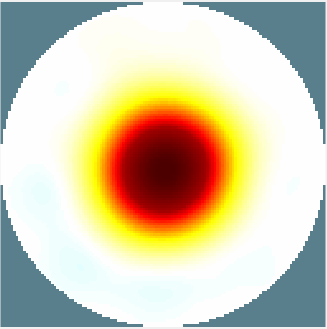
#> input picture image.png, 327 x 329 px
$ python EIT_Amplitude_response_test.py
#> lines starting #> are read from the running program, lines starting #| are printed output that depends on the picture; after the words box and inside, x2 and y2 are one past the last pixel; in counts of white or black regions, pixels touching at a corner belong together
import cv2
import numpy as np
import matplotlib.pyplot as plt

# [42 lines left out: function ROI1, not called in this run]


def ROI2(imglink):


    # === Step 1: Load grayscale image ===
#> called with imglink = 'image.png'
    image_path = imglink  # Replace with your image path
    gray_img = cv2.imread(image_path, cv2.IMREAD_GRAYSCALE)
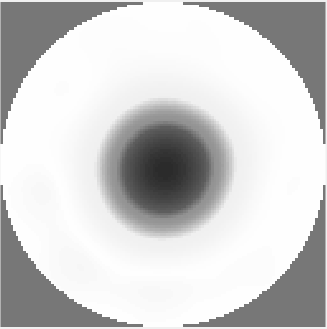
#> gray_img: shape (329, 327); min 43, max 254, mean 205.9

    # === Step 2: Normalize grayscale to range [0, 10] ===
    img_scaled = cv2.normalize(gray_img.astype('float32'), None, alpha=0, beta=10, norm_type=cv2.NORM_MINMAX)
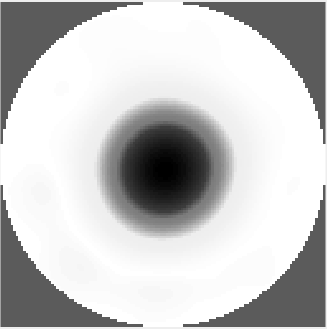
#> img_scaled: shape (329, 327) float32; min 1.49e-08, max 10, mean 7.72; drawn with min black and max white


    img_scaled = 10 - img_scaled
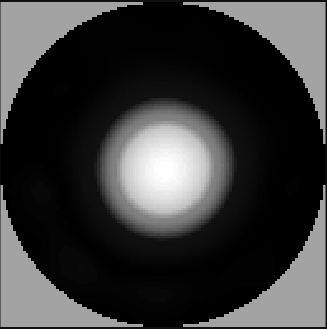
#> img_scaled: shape (329, 327) float32; min 0, max 10, mean 2.28; drawn with min black and max white
    print(np.max(img_scaled))
#| 10.0
    # === Step 3: Create mask for values <= 5 (i.e., inside the boundary) ===
    threshold_value = 5
    mask_inner = (img_scaled >= threshold_value).astype(np.uint8) * 255  # Binary mask
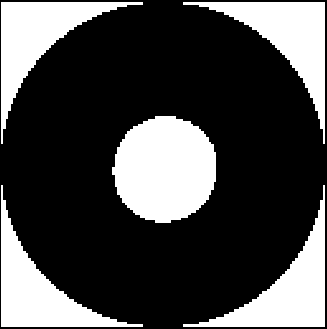
#> mask_inner: shape (329, 327); 28.8% white; 5 white regions

    # === Step 4: Find outer contour to define boundary ===
    contours, _ = cv2.findContours(mask_inner, cv2.RETR_EXTERNAL, cv2.CHAIN_APPROX_SIMPLE)
#> contours = 5 contours; box (x1, y1, x2, y2) and area: (112, 116, 216, 223) 8474, (183, 185, 325, 327) 5303, (1, 185, 143, 327) 5303, (183, 2, 325, 144) 5303, (1, 2, 143, 144) 5303
    roi_mask = np.zeros_like(gray_img)
    if contours:
        largest_contour = max(contours, key=cv2.contourArea)
#> largest_contour = contour of 145 points, box (x1, y1, x2, y2) (112, 116, 216, 223), area 8474
        cv2.drawContours(roi_mask, [largest_contour], -1, 255, thickness=cv2.FILLED)
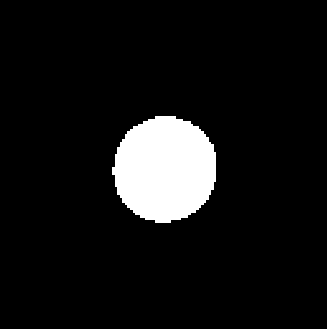
#> roi_mask: shape (329, 327); 8.1% white; 1 white region, box (x1, y1, x2, y2) and area: (112, 116, 216, 223) 8661

    # === Step 5: Load original image in color and apply ROI mask ===
    original_img = cv2.imread(image_path)
#> original_img is the input picture: shape (329, 327, 3); mean B, G, R 172.4, 199.9, 210.1
    img_rgb = cv2.cvtColor(original_img, cv2.COLOR_BGR2RGB)
    roi_result = cv2.bitwise_and(img_rgb, img_rgb, mask=roi_mask)
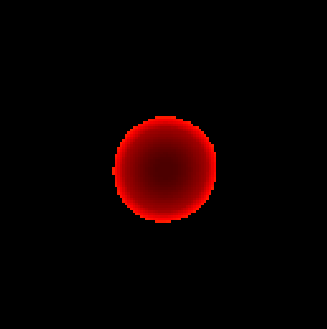
#> roi_result: shape (329, 327, 3); mean R, G, B 12.7, 0.2, 0


    # === Calculate ROI Mean and Ratio ===
    roi_scaled_values = img_scaled[roi_mask == 255]
#> roi_scaled_values = 8661 values, max 10 at index 3630, min 5.02 at index 0, mean 7.73
    with open ('temptemp.txt','w') as f:
        for a in roi_scaled_values:
            f.write("{}".format(a))
            f.write('\n')


    reality_mean = np.mean(roi_scaled_values)
#> reality_mean = 7.73
    ideality_value = 10.0
    reality_to_ideality_ratio =  reality_mean / ideality_value
#> reality_to_ideality_ratio = 0.773
    print(roi_scaled_values)
#> (printed output is left out)
    # === Print result ===
    print(f"Mean value of ROI (Reality): {reality_mean:.3f}")
#| Mean value of ROI (Reality): 7.729
    print(f"Ideality value: {ideality_value}")
    print(f"(Reality / Ideality Ratio): {reality_to_ideality_ratio:.3f}")
#| (Reality / Ideality Ratio): 0.773

    # === Step 6: Display results ===
    fig, axes = plt.subplots(1, 3, figsize=(15, 5))

    # Scaled image (0–10)
    axes[0].imshow(img_scaled, cmap='viridis')
    axes[0].set_title("Scaled Image (0=White to 10=Dark Blue)")
    axes[0].axis("off")

    # Binary mask (<= 5)
    axes[1].imshow(mask_inner, cmap='gray')
    axes[1].set_title("Mask (>= 5)")
    axes[1].axis("off")

    # Final ROI
    axes[2].imshow(roi_result)
    axes[2].set_title("Extracted ROI")
    axes[2].axis("off")

    plt.tight_layout()
    plt.show()


def main():
    imglink = 'image.png'
    ROI2(imglink)
if __name__ == "__main__":
    main()
